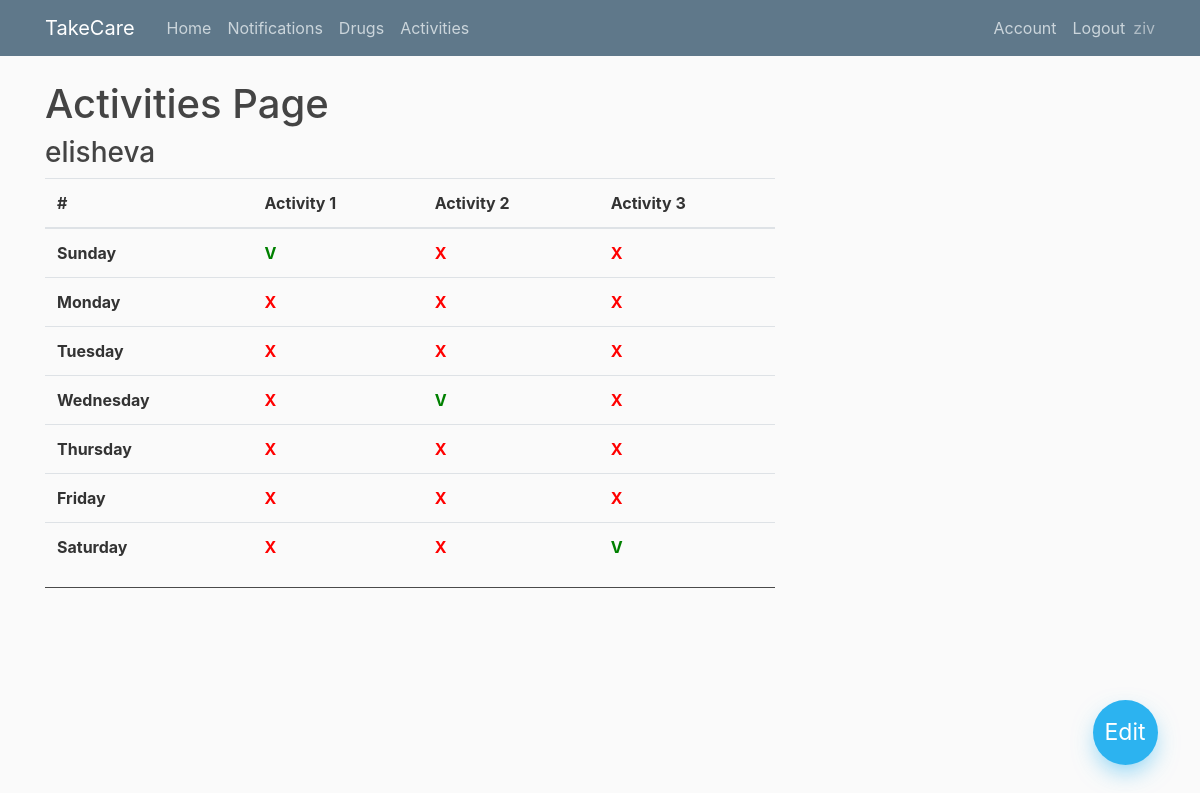
The app's page /activities (signed in) with its own data.
### app/models.py (models this page shows, shortened)
class User(db.Model, UserMixin):
    id = db.Column(db.Integer, primary_key=True)
    username = db.Column(db.String(20), unique=True,nullable=False)
    email = db.Column(db.String(100), unique=True,nullable=False)
    image_file = db.Column(db.String(100),nullable=False,default='default.jpg')
    password= db.Column(db.String(60),nullable=False)
    ElderlyUser = db.relationship('Elderlyuser',backref='creator',lazy=True )
    Notifications = db.relationship('Notification',backref='creator',lazy=True )
    Drugs = db.relationship('Drug',backref='creator',lazy=True )

class Elderlyuser(db.Model, UserMixin):
    id = db.Column(db.Integer, primary_key=True)
    username = db.Column(db.String(20), unique=True,nullable=False)
    password= db.Column(db.String(60),nullable=False)
    user_id = db.Column(db.Integer, db.ForeignKey('user.id'), nullable=False)

class Activities(db.Model):
    id = db.Column(db.Integer, primary_key=True)
    day= db.Column(db.Integer, nullable=False)
    activity1= db.Column(db.Boolean, nullable=False)
    activity2= db.Column(db.Boolean, nullable=False)
    activity3= db.Column(db.Boolean, nullable=False)
    user_id = db.Column(db.Integer, db.ForeignKey('user.id'), nullable=False)
    elderly_user_id = db.Column(db.Integer, db.ForeignKey('elderlyuser.id'), nullable=False)

### app/routes.py (the view)
@app.route("/activities")
@login_required
def activities():
    if current_user.is_authenticated:
        activities = Activities.query.filter_by(user_id=current_user.id).order_by(Activities.day.asc())
        eldelys = Elderlyuser.query.filter_by(user_id=current_user.id)
        eldelys_dict = {i.id: i.username for i in eldelys}
        eldely_activities = {}
        for el_id in eldelys_dict.keys():
            d1 = Activities.query.filter_by(user_id=current_user.id,elderly_user_id=el_id, day=1).first()
            d2 = Activities.query.filter_by(user_id=current_user.id,elderly_user_id=el_id, day=2).first()
            d3 = Activities.query.filter_by(user_id=current_user.id,elderly_user_id=el_id, day=3).first()
            d4 = Activities.query.filter_by(user_id=current_user.id,elderly_user_id=el_id, day=4).first()
            d5 = Activities.query.filter_by(user_id=current_user.id,elderly_user_id=el_id, day=5).first()
            d6 = Activities.query.filter_by(user_id=current_user.id,elderly_user_id=el_id, day=6).first()
            d7 = Activities.query.filter_by(user_id=current_user.id,elderly_user_id=el_id, day=7).first()
            eldely_activities[el_id] = {'d1':d1,'d2':d2,'d3':d3,'d4':d4,'d5':d5,'d6':d6,'d7':d7}
        return render_template("activities.html", title="activities",eldely_activities=eldely_activities,eldelys_dict=eldelys_dict)
    else:
        return render_template("home.html")

### app/models.py (called while the page is built)
@login_manager.user_loader
def load_user(user_id):
    return User.query.get(int(user_id))

### app/templates/activities.html
{% extends "layout.html" %}
{% block content %}
    <h1>Activities Page</h1>
    <div class="floating-container">
        <a class="floating-button" href="{{ url_for('add_activity')}}">Edit</a>
    </div>
    {% for elderly_user_id in eldelys_dict.keys()%}
      <h3>{{eldelys_dict[elderly_user_id]}}</h3>
              <table class="table">
                  <thead>
                    <tr>
                      <th scope="col">#</th>
                      <th scope="col">Activity 1</th>
                      <th scope="col">Activity 2</th>
                      <th scope="col">Activity 3</th>
                    </tr>
                  </thead>
                  <tbody>
                    <tr>
                      <th scope="row">Sunday</th>
                      <td style="{{ 'color: green;font-weight: bold;' if eldely_activities[elderly_user_id]['d1'].activity1 else 'color: red;font-weight: bold;' }}">{{ 'V' if eldely_activities[elderly_user_id]['d1'].activity1 else 'X' }}</td>
                      <td style="{{ 'color: green;font-weight: bold;' if eldely_activities[elderly_user_id]['d1'].activity2 else 'color: red;font-weight: bold;' }}">{{ 'V' if eldely_activities[elderly_user_id]['d1'].activity2 else 'X' }}</td>
                      <td style="{{ 'color: green;font-weight: bold;' if eldely_activities[elderly_user_id]['d1'].activity3 else 'color: red;font-weight: bold;' }}">{{ 'V' if eldely_activities[elderly_user_id]['d1'].activity3 else 'X' }}</td>
                    </tr>
                    <tr>
                      <th scope="row">Monday</th>
                      <td style="{{ 'color: green;font-weight: bold;' if eldely_activities[elderly_user_id]['d2'].activity1 else 'color: red;font-weight: bold;' }}">{{ 'V' if eldely_activities[elderly_user_id]['d2'].activity1 else 'X' }} </td>
                      <td style="{{ 'color: green;font-weight: bold;' if eldely_activities[elderly_user_id]['d2'].activity2 else 'color: red;font-weight: bold;' }}">{{ 'V' if eldely_activities[elderly_user_id]['d2'].activity2 else 'X' }}  </td>
                      <td style="{{ 'color: green;font-weight: bold;' if eldely_activities[elderly_user_id]['d2'].activity3 else 'color: red;font-weight: bold;' }}">{{ 'V' if eldely_activities[elderly_user_id]['d2'].activity3 else 'X' }}</td>
                    </tr>
                    <tr>
                      <th scope="row">Tuesday</th>
                      <td style="{{ 'color: green;font-weight: bold;' if eldely_activities[elderly_user_id]['d3'].activity1 else 'color: red;font-weight: bold;' }}">{{ 'V' if eldely_activities[elderly_user_id]['d3'].activity2 else 'X' }}</td>
                      <td style="{{ 'color: green;font-weight: bold;' if eldely_activities[elderly_user_id]['d3'].activity2 else 'color: red;font-weight: bold;' }}">{{ 'V' if eldely_activities[elderly_user_id]['d3'].activity1 else 'X' }} </td>
                      <td style="{{ 'color: green;font-weight: bold;' if eldely_activities[elderly_user_id]['d3'].activity3 else 'color: red;font-weight: bold;' }}">{{ 'V' if eldely_activities[elderly_user_id]['d3'].activity3 else 'X' }}</td>
                    </tr>
                    <tr>
                      <th scope="row">Wednesday</th>
                      <td style="{{ 'color: green;font-weight: bold;' if eldely_activities[elderly_user_id]['d4'].activity1 else 'color: red;font-weight: bold;' }}">{{ 'V' if eldely_activities[elderly_user_id]['d4'].activity1 else 'X' }} </td>
                      <td style="{{ 'color: green;font-weight: bold;' if eldely_activities[elderly_user_id]['d4'].activity2 else 'color: red;font-weight: bold;' }}">{{ 'V' if eldely_activities[elderly_user_id]['d4'].activity2 else 'X' }}</td>
                      <td style="{{ 'color: green;font-weight: bold;' if eldely_activities[elderly_user_id]['d4'].activity3 else 'color: red;font-weight: bold;' }}">{{ 'V' if eldely_activities[elderly_user_id]['d4'].activity3 else 'X' }}</td>
                    </tr>
                    <tr>
                      <th scope="row">Thursday</th>
                      <td style="{{ 'color: green;font-weight: bold;' if eldely_activities[elderly_user_id]['d5'].activity1 else 'color: red;font-weight: bold;' }}">{{ 'V' if eldely_activities[elderly_user_id]['d5'].activity1 else 'X' }} </td>
                      <td style="{{ 'color: green;font-weight: bold;' if eldely_activities[elderly_user_id]['d5'].activity2 else 'color: red;font-weight: bold;' }}">{{ 'V' if eldely_activities[elderly_user_id]['d5'].activity2 else 'X' }}</td>
                      <td style="{{ 'color: green;font-weight: bold;' if eldely_activities[elderly_user_id]['d5'].activity3 else 'color: red;font-weight: bold;' }}">{{ 'V' if eldely_activities[elderly_user_id]['d5'].activity3 else 'X' }}</td>
                    </tr>
                    <tr>
                      <th scope="row">Friday</th>
                      <td style="{{ 'color: green;font-weight: bold;' if eldely_activities[elderly_user_id]['d6'].activity1 else 'color: red;font-weight: bold;' }}">{{ 'V' if eldely_activities[elderly_user_id]['d6'].activity1 else 'X' }} </td>
                      <td style="{{ 'color: green;font-weight: bold;' if eldely_activities[elderly_user_id]['d6'].activity2 else 'color: red;font-weight: bold;' }}">{{ 'V' if eldely_activities[elderly_user_id]['d6'].activity2 else 'X' }}</td>
                      <td style="{{ 'color: green;font-weight: bold;' if eldely_activities[elderly_user_id]['d6'].activity3 else 'color: red;font-weight: bold;' }}">{{ 'V' if eldely_activities[elderly_user_id]['d6'].activity3 else 'X' }}</td>
                    </tr>
                    <tr>
                      <th scope="row">Saturday</th>
                      <td style="{{ 'color: green;font-weight: bold;' if eldely_activities[elderly_user_id]['d7'].activity1 else 'color: red;font-weight: bold;' }}">{{ 'V' if eldely_activities[elderly_user_id]['d7'].activity1 else 'X' }} </td>
                      <td style="{{ 'color: green;font-weight: bold;' if eldely_activities[elderly_user_id]['d7'].activity2 else 'color: red;font-weight: bold;' }}">{{ 'V' if eldely_activities[elderly_user_id]['d7'].activity2 else 'X' }}</td>
                      <td style="{{ 'color: green;font-weight: bold;' if eldely_activities[elderly_user_id]['d7'].activity3 else 'color: red;font-weight: bold;' }}">{{ 'V' if eldely_activities[elderly_user_id]['d7'].activity3 else 'X' }}</td>
                    </tr>
                  </tbody>
                </table>
                <hr/>
    {% endfor %}
{% endblock content %}

### app/templates/layout.html (shortened to what this page needs)
<!DOCTYPE html>
<html>
<head>
    <link rel="stylesheet" href="https://maxcdn.bootstrapcdn.com/bootstrap/4.0.0/css/bootstrap.min.css">
    <link rel="stylesheet" type="text/css" href="{{ url_for('static', filename='main.css') }}">
</head>
<body>
    <header class="site-header">
      <nav class="navbar navbar-expand-md navbar-dark bg-steel fixed-top">
        <div class="container">
          <a class="navbar-brand mr-4" href="/">TakeCare</a>
          <div class="collapse navbar-collapse" id="navbarToggle">
            <div class="navbar-nav mr-auto">
              <a class="nav-item nav-link" href="{{url_for('home')}}">Home</a>
              <a class="nav-item nav-link" href="{{url_for('notification')}}">Notifications</a>
              <a class="nav-item nav-link" href="{{url_for('drugs')}}">Drugs</a>
              <a class="nav-item nav-link" href="{{url_for('activities')}}">Activities</a>
            </div>
            {% if not current_user.is_authenticated %}
            <div class="navbar-nav">
              <a class="nav-item nav-link" href="{{url_for('login')}}">Login</a>
              <a class="nav-item nav-link" href="{{url_for('register')}}">Register</a>
            </div>
            {% else %}
            <div class="navbar-nav">
              <a class="nav-item nav-link" href="{{url_for('account')}}">Account</a>
              <a class="nav-item nav-link" href="{{url_for('logout')}}">Logout</a>
              <sapn class="navbar-text">{{current_user.username}}</span>
            </div>
            {% endif %}
          </div>
        </div>
      </nav>
    </header>
    <main role="main" class="container">
      <div class="row">
        <div class="col-md-8">
          {% block content %} {% endblock %}
        </div>
    </main>
</body>
</html>

### app/static/main.css (style rules this page uses)
body { background: #fafafa; color: #333333; margin-top: 5rem; }
h1, h2, h3, h4, h5, h6 { color: #444444; }
.bg-steel { background-color: #5f788a; }
.site-header .navbar-nav .nav-link { color: #cbd5db; }
.floating-container { position: fixed; width: 100px; height: 100px; bottom: 0; right: 0; margin: 35px 25px; }
.floating-container .floating-button { position: absolute; width: 65px; height: 65px; background: #2cb3f0; bottom: 0; border-radius: 50%; left: 0; right: 0; margin: auto; color: white; line-height: 65px; text-align: center; font-size: 23px; z-index: 100; box-shadow: 0 10px 25px -5px rgba(44, 179, 240, 0.6); cursor: pointer; -webkit-transition: all 0.3s; transition: all 0.3s; }
hr { margin-top: 1rem; margin-bottom: 1rem; border: 0; border-top: 1px solid rgba(0, 0, 0, 0.7); }

### records on screen
User: username "ziv"
Elderlyuser: username "elisheva"
Activities: activity1 "V", activity2 "X", activity3 "X"
Activities: activity1 "X", activity2 "X", activity3 "X"
Activities: activity2 "X", activity1 "X", activity3 "X"
Activities: activity1 "X", activity2 "V", activity3 "X"
Activities: activity1 "X", activity2 "X", activity3 "X"
Activities: activity1 "X", activity2 "X", activity3 "X"
Activities: activity1 "X", activity2 "X", activity3 "V"
